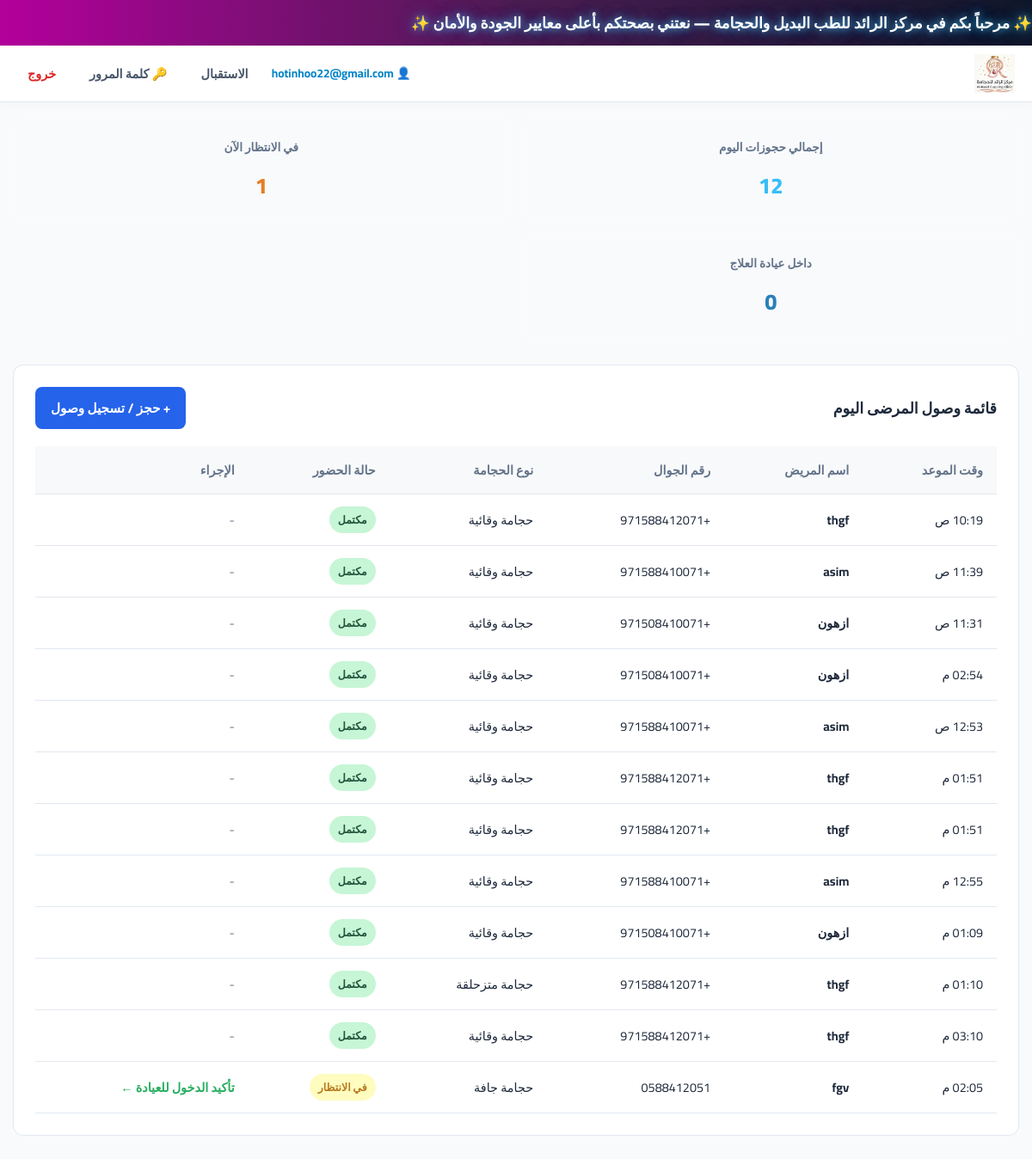
/reception/ (signed in), run on the app's committed database.
### cuupping/models.py (models this page shows, shortened)
class Appointment(models.Model):
    STATUS_CHOICES = [
        ('waiting', 'في الانتظار'),
        ('in_session', 'في العيادة'),
        ('completed', 'مكتملة'),
        ('cancelled', 'ملغية'),
    ]
    CUPPING_TYPES = [
        ('preventive', 'حجامة وقائية'),
        ('therapeutic', 'حجامة علاجية'),
        ('dry', 'حجامة جافة'),
        ('massage', 'حجامة متزحلقة'),
    ]
    patient = models.ForeignKey(Patient, on_delete=models.CASCADE, related_name='appointments', verbose_name="المريض")
    doctor = models.ForeignKey(User, on_delete=models.SET_NULL, null=True, limit_choices_to={'is_staff': True}, verbose_name="الطبيب المعالج")
    appointment_date = models.DateField(verbose_name="تاريخ الموعد")
    appointment_time = models.TimeField(verbose_name="وقت الموعد")
    cupping_type = models.CharField(max_length=20, choices=CUPPING_TYPES, default='preventive', verbose_name="نوع الحجامة")
    status = models.CharField(max_length=15, choices=STATUS_CHOICES, default='waiting', verbose_name="حالة الحجز")
    created_at = models.DateTimeField(auto_now_add=True)
    class Meta:
        verbose_name = "موعد"
        verbose_name_plural = "جدول المواعيد والحجوزات"

class Patient(models.Model):
    GENDER_CHOICES = [
        ('M', 'ذكر'),
        ('F', 'أنثى'),
    ]
    full_name = models.CharField(max_length=150, verbose_name="اسم المريض بالكامل")
    phone = models.CharField(max_length=20, unique=True, verbose_name="رقم الهاتف")
    gender = models.CharField(max_length=1, choices=GENDER_CHOICES, verbose_name="الجنس")
    age = models.PositiveIntegerField(verbose_name="العمر")
    chronic_diseases = models.TextField(blank=True, null=True, verbose_name="الأمراض المزمنة / التنبيهات الطبية")
    created_at = models.DateTimeField(auto_now_add=True, verbose_name="تاريخ التسجيل")
    class Meta:
        verbose_name = "مريض"
        verbose_name_plural = "السجل الطبي - المرضى"

### cuupping/views.py (the view)
    def wrap(request, *args, **kwargs):
        if request.user.is_authenticated and (request.user.groups.filter(name='Receptionists').exists() or request.user.is_superuser):
            return view_func(request, *args, **kwargs)
        raise PermissionDenied

### cuupping/context_processors.py (called while the page is built)
def cuupping_permissions(request):
    if not hasattr(request, 'user') or not request.user.is_authenticated:
        return {
            'is_doctor': False,
            'is_receptionist': False,
        }
    return {
        'is_doctor': request.user.groups.filter(name='Doctors').exists(),
        'is_receptionist': request.user.groups.filter(name='Receptionists').exists(),
    }

### cuupping/views.py (called while the page is built)
def reception_required(view_func):
    def wrap(request, *args, **kwargs):
        if request.user.is_authenticated and (request.user.groups.filter(name='Receptionists').exists() or request.user.is_superuser):
            return view_func(request, *args, **kwargs)
        raise PermissionDenied
    return wrap

@login_required
@reception_required
def reception_dashboard(request):
    today = timezone.now().date()
    appointments = Appointment.objects.filter(appointment_date=today)
    context = {
        'show_sidebar': True,
        'total_appointments': appointments.count(),
        'waiting_count': appointments.filter(status='waiting').count(),
        'in_session_count': appointments.filter(status='in_session').count(),
        'appointments': appointments,
    }
    return render(request, 'reception_dashboard.html', context)

### cuupping/templates/reception_dashboard.html (shortened to what this page needs)
{% extends "base.html" %}
{% load static %}
{% block content %}
<div class="stats-grid">
  <div class="stat-card">
    <h4>إجمالي حجوزات اليوم</h4>
    <div class="value">{{ total_appointments }}</div>
  </div>
  <div class="stat-card">
    <h4>في الانتظار الآن</h4>
    <div class="value" style="color: #e67e22;">{{ waiting_count }}</div>
  </div>
  <div class="stat-card">
    <h4>داخل عيادة العلاج</h4>
    <div class="value" style="color: #2980b9;">{{ in_session_count }}</div>
  </div>
</div>
<div class="table-container">
  <div class="table-header" style="display: flex; justify-content: space-between; align-items: center; margin-bottom: 20px;">
    <h3>قائمة وصول المرضى اليوم</h3>
    <div style="display: flex; gap: 10px;">
      <a href="{% url 'add_patient_appointment' %}" class="btn-primary" style="background-color: var(--primary-color); color: #fff; padding: 10px 18px; border-radius: 8px; text-decoration: none; font-weight: 700;">+ حجز / تسجيل وصول</a>
    </div>
  </div>
  <table class="custom-table">
    <thead>
      <tr>
        <th>وقت الموعد</th>
        <th>اسم المريض</th>
        <th>رقم الجوال</th>
        <th>نوع الحجامة</th>
        <th>حالة الحضور</th>
        <th>الإجراء</th>
      </tr>
    </thead>
    <tbody>
      {% for app in appointments %}
      <tr>
        <td>{{ app.appointment_time|time:"h:i A" }}</td>
        <td><strong>{{ app.patient.full_name }}</strong></td>
        <td>{{ app.patient.phone }}</td>
        <td>{{ app.get_cupping_type_display }}</td>
        <td>
          {% if app.status == 'waiting' %}
            <span class="badge badge-warning">في الانتظار</span>
          {% elif app.status == 'in_session' %}
            <span class="badge badge-info">داخل العيادة</span>
          {% else %}
            <span class="badge badge-success">مكتمل</span>
          {% endif %}
        </td>
        <td>
          {% if app.status == 'waiting' %}
            <a href="#" style="color: #27ae60; font-weight: 700; text-decoration: none;">تأكيد الدخول للعيادة ←</a>
          {% else %}
            <span style="color: var(--text-muted);">-</span>
          {% endif %}
        </td>
      </tr>
      {% empty %}
      <tr>
        <td colspan="6" style="text-align: center; padding: 20px;">لا توجد مواعيد مسجلة اليوم حتى الآن.</td>
      </tr>
      {% endfor %}
    </tbody>
  </table>
</div>
{% endblock %}

### cuupping/templates/base.html (shortened to what this page needs)
{% load static %}
<!DOCTYPE html>
<html lang="ar" dir="rtl">
<head>
  <link rel="stylesheet" href="{% static 'css/style.css' %}">
</head>
<body>
  <div class="top-announcement-bar">
    <div class="animated-flash-text">
      ✨ مرحباً بكم في مركز الرائد للطب البديل والحجامة — نعتني بصحتكم بأعلى معايير الجودة والأمان ✨
    </div>
  </div>
  <nav class="navbar">
    <a href="/" class="brand-logo">
      <img src="{% static 'img/logo.jpg' %}" alt="شعار مركز الرائد" onerror="this.style.display='none'">
    </a>
    <div class="nav-links">
      {% if user.is_authenticated %}
        <span style="font-size: 0.85rem; font-weight: bold; color: #0284c7;">
          👤 {{ user.get_full_name|default:user.username }}
        </span>
        {% if is_receptionist or user.is_superuser %}
          <a href="{% url 'reception_dashboard' %}">الاستقبال</a>
        {% else %}
          <a href="{% url 'doctor_dashboard' %}">لوحة الطبيب</a>
        {% endif %}
        <a href="{% url 'change_password' %}">🔑 كلمة المرور</a>
        <a href="{% url 'logout' %}" style="color: #dc2626;">خروج</a>
      {% else %}
        <a href="{% url 'login' %}" class="btn-login-nav">تسجيل الدخول</a>
        <a href="{% url 'register' %}">إنشاء حساب</a>
      {% endif %}
    </div>
  </nav>
  <main class="main-container">
    {% block content %}
    {% endblock %}
  </main>
</body>
</html>

### static/css/style.css (style rules this page uses)
:root { --primary-color: #2563eb; --primary-hover: #1d4ed8; --bg-color: #f8fafc; --sidebar-bg: #1A1D29; --sidebar-text: #A0AEC0; --card-bg: #FFFFFF; --text-color: #1e293b; --text-muted: #64748b; --border-color: #e2e8f0; --sidebar-width: 260px; --header-height: 70px; --whatsapp-color: #25D366; --whatsapp-hover: #1ebd5a; }
* { box-sizing: border-box; margin: 0; padding: 0; font-family: 'Cairo', 'Segoe UI', Tahoma, Geneva, Verdana, sans-serif; }
body { background-color: var(--bg-color); color: var(--text-color); direction: rtl; min-height: 100vh; display: flex; flex-direction: column; overflow-x: hidden; }
.top-announcement-bar { background: linear-gradient(90deg, #b3009b, #4b1c52, #0f172a); color: #ffffff; padding: 10px 0; overflow: hidden; white-space: nowrap; position: relative; border: none; box-shadow: 0 4px 15px rgba(0, 0, 0, 0.3); }
.animated-flash-text { display: inline-block; font-size: 1.1rem; font-weight: 800; color: #ffffff; text-shadow: 0 0 8px rgba(79, 201, 253, 0.8), 0 0 18px rgba(56, 189, 248, 0.5), 0 0 28px rgba(56, 189, 248, 0.3); animation: marqueeFlash 12s linear infinite; }
.navbar { background-color: #ffffff; border-bottom: 1px solid var(--border-color); padding: 10px 20px; display: flex; justify-content: space-between; align-items: center; flex-wrap: wrap; gap: 15px; position: sticky; top: 0; z-index: 1000; box-shadow: 0 2px 10px rgba(0, 0, 0, 0.03); max-height: 70px; }
.brand-logo { font-size: 1.25rem; font-weight: 800; color: #0f172a; text-decoration: none; display: flex; align-items: center; gap: 8px; }
.brand-logo img { max-height: 45px !important; width: auto !important; object-fit: contain; display: inline-block; }
.nav-links { display: flex; align-items: center; gap: 15px; }
.nav-links a { text-decoration: none; color: #475569; font-weight: 600; font-size: 0.9rem; padding: 6px 12px; border-radius: 6px; transition: all 0.2s; }
.main-container, .landing-wrapper { flex: 1; width: 100%; max-width: 1200px; margin: 0 auto; padding: 20px 15px; }
.stats-grid { flex: 1 1 320px; display: grid; grid-template-columns: repeat(2, 1fr); gap: 15px; margin-bottom: 30px; }
.stat-card { background: rgba(255, 255, 255, 0.06); border: 1px solid rgba(255, 255, 255, 0.12); padding: 18px; border-radius: 12px; text-align: center; }
.stat-number, .stat-card .value { font-size: 1.6rem; font-weight: 800; color: #38bdf8; }
.stat-card h4 { color: var(--text-muted); font-size: 0.85rem; font-weight: 600; margin-bottom: 8px; }
.table-container { background-color: var(--card-bg); border-radius: 12px; border: 1px solid var(--border-color); padding: 25px; margin-bottom: 30px; }
.table-header { display: flex; justify-content: space-between; align-items: center; margin-bottom: 20px; }
.table-header h3 { font-size: 1.1rem; font-weight: 700; }
.custom-table { width: 100%; border-collapse: collapse; text-align: right; }
.custom-table th, .custom-table td { padding: 14px 16px; border-bottom: 1px solid var(--border-color); font-size: 0.9rem; }
.custom-table th { background-color: #F8F9FA; color: var(--text-muted); font-weight: 700; }
.badge { display: inline-block; padding: 4px 10px; border-radius: 20px; font-size: 0.78rem; font-weight: 700; }
.badge-warning { background-color: #FEFCBF; color: #B7791F; }
.badge-success { background-color: #C6F6D5; color: #22543D; }
.btn-primary { display: inline-block; width: 100%; background-color: var(--primary-color); color: #FFFFFF; padding: 12px; border-radius: 8px; text-decoration: none; font-weight: 700; font-size: 0.95rem; border: none; cursor: pointer; transition: background-color 0.2s; text-align: center; }

### data on the page
Appointment: appointment_time "10:19 ص", patient.full_name "thgf", patient.phone "+971588412071", cupping_type "حجامة وقائية", status "مكتمل"
Appointment: appointment_time "11:39 ص", patient.full_name "asim", patient.phone "+971588410071", cupping_type "حجامة وقائية", status "مكتمل"
Appointment: appointment_time "11:31 ص", patient.full_name "ازهون", patient.phone "+971508410071", cupping_type "حجامة وقائية", status "مكتمل"
Appointment: appointment_time "02:54 م", patient.full_name "ازهون", patient.phone "+971508410071", cupping_type "حجامة وقائية", status "مكتمل"
Appointment: appointment_time "12:53 ص", patient.full_name "asim", patient.phone "+971588410071", cupping_type "حجامة وقائية", status "مكتمل"
Appointment: appointment_time "01:51 م", patient.full_name "thgf", patient.phone "+971588412071", cupping_type "حجامة وقائية", status "مكتمل"
Appointment: appointment_time "01:51 م", patient.full_name "thgf", patient.phone "+971588412071", cupping_type "حجامة وقائية", status "مكتمل"
Appointment: appointment_time "12:55 م", patient.full_name "asim", patient.phone "+971588410071", cupping_type "حجامة وقائية", status "مكتمل"
Appointment: appointment_time "01:09 م", patient.full_name "ازهون", patient.phone "+971508410071", cupping_type "حجامة وقائية", status "مكتمل"
Appointment: appointment_time "01:10 م", patient.full_name "thgf", patient.phone "+971588412071", cupping_type "حجامة متزحلقة", status "مكتمل"
Appointment: appointment_time "03:10 م", patient.full_name "thgf", patient.phone "+971588412071", cupping_type "حجامة وقائية", status "مكتمل"
Appointment: appointment_time "02:05 م", patient.full_name "fgv", patient.phone "0588412051", cupping_type "حجامة جافة", status "في الانتظار"

### other printed values
{{ user.get_full_name|default:user.username }} "hotinhoo22@gmail.com"
{{ total_appointments }} "12"
{{ waiting_count }} "1"
{{ in_session_count }} "0"
